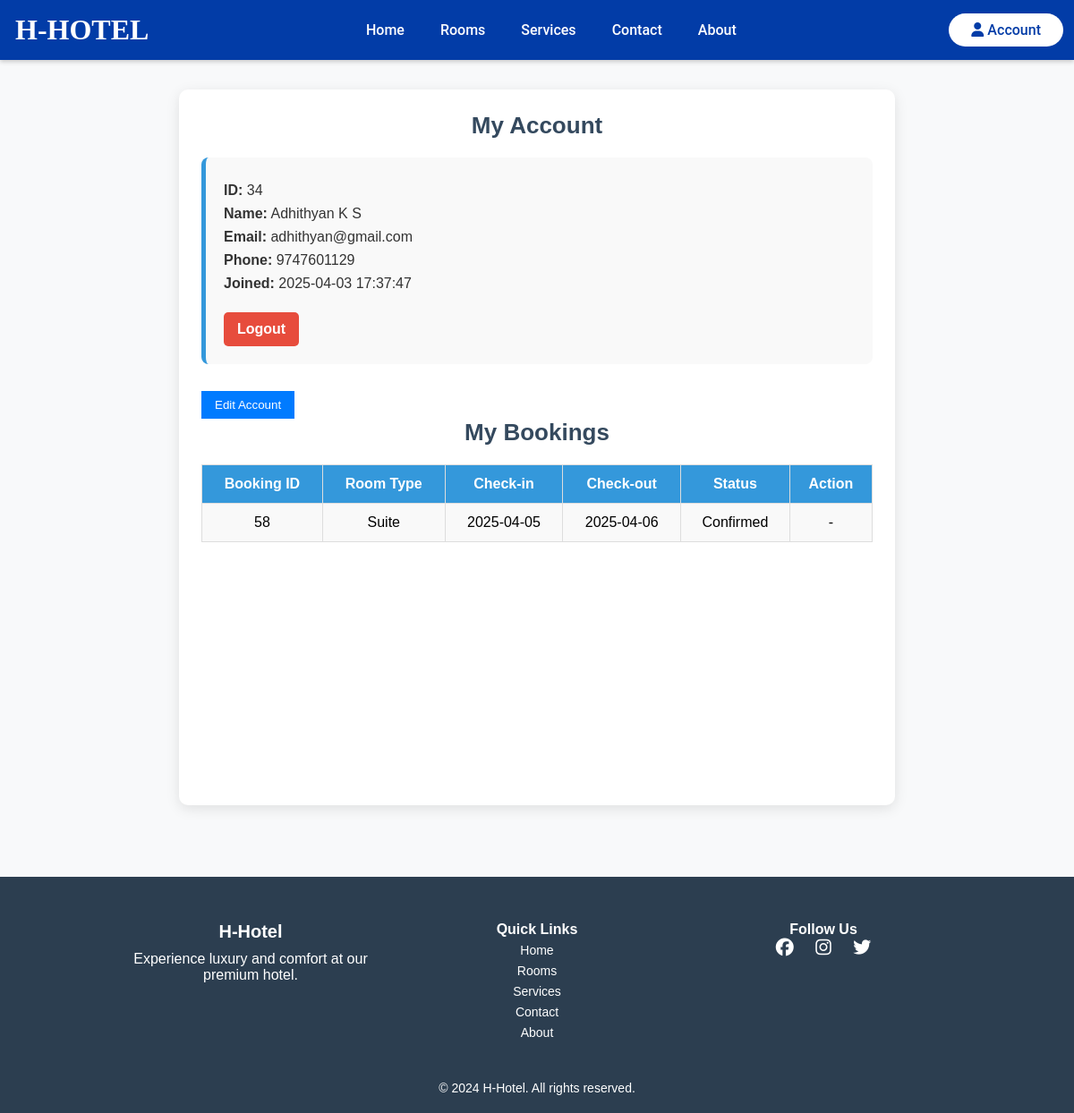
/account.php (signed in), run on an earlier commit of the app's database.
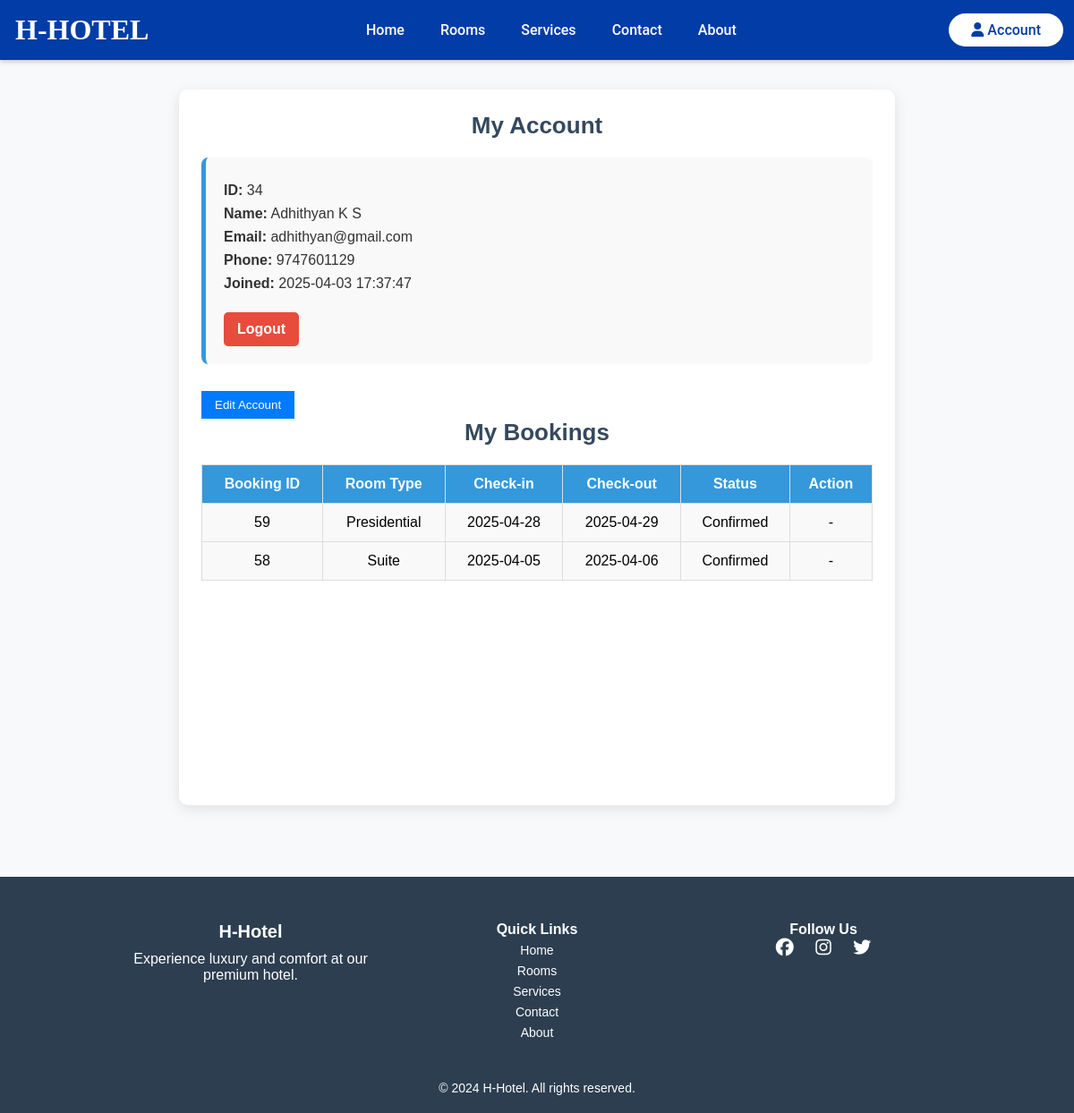
And on a later commit of the database.
### tables this page shows
CREATE TABLE `bookings` (
  `booking_id` int(11) NOT NULL,
  `user_id` int(11) DEFAULT NULL,
  `room_id` int(11) NOT NULL,
  `check_in_date` date NOT NULL,
  `check_out_date` date NOT NULL,
  `total_price` decimal(10,0) NOT NULL,
  `status` enum('pending','confirmed','canceled') DEFAULT 'pending',
  `booked_at` timestamp NOT NULL DEFAULT current_timestamp() ON UPDATE current_timestamp(),
  `booking_source` enum('online','offline') DEFAULT 'online',
  `admin_id` int(11) DEFAULT NULL,
  `breakfast` enum('Yes','No') DEFAULT 'No',
  `breakfast_time` time DEFAULT NULL,
  `dinner` enum('Yes','No') DEFAULT 'No',
  `dinner_time` time DEFAULT NULL,
  `additional_services` text DEFAULT NULL
);

CREATE TABLE `rooms` (
  `room_id` int(11) NOT NULL,
  `room_type` varchar(50) NOT NULL
);

### account.php (the view, shortened to what this page needs)
<?php
include 'includes/config.php';
if (isset($_SESSION['user_id'])) {
    $user_id = $_SESSION['user_id'];
    $query = "SELECT * FROM users WHERE user_id = ?";
    $stmt = $conn->prepare($query);
    $stmt->bind_param("i", $user_id);
    $stmt->execute();
    $result = $stmt->get_result();
    $user = $result->fetch_assoc();
} else {
    header("Location: login.php");
    exit();
}
?>
<!DOCTYPE html>
<html lang="en">
<head>
    <link rel="stylesheet" href="css/nav.css">
    <link rel="stylesheet" href="css/footer.css">
    <link rel="stylesheet" href="css/account.css">
</head>
<body>
<?php include 'includes/header.php'; ?>
<main class="account-container">
    <div class="account-card">
        <h2>My Account</h2>
        <div class="user-info">
            <p><strong>ID:</strong> <?= $user['user_id']; ?></p>
            <p><strong>Name:</strong> <span id="display_name"><?= $user['name']; ?></span></p>
            <p><strong>Email:</strong> <span id="display_email"><?= $user['email']; ?></span></p>
            <p><strong>Phone:</strong> <span id="display_phone"><?= $user['phone']; ?></span></p>
            <p><strong>Joined:</strong> <?= $user['created_at']; ?></p>
            <a href="includes/logout.php" class="logout-btn">Logout</a>
        </div>
        <button id="editAccountBtn" class="edit-btn">Edit Account</button>
        <h2>My Bookings</h2>
        <?php
        $query = "SELECT b.*, r.room_type
                  FROM bookings b
                  JOIN rooms r ON b.room_id = r.room_id
                  WHERE b.user_id = ? AND (b.status = 'confirmed' OR b.status = 'canceled')
                  ORDER BY b.booked_at DESC";
        $stmt = $conn->prepare($query);
        $stmt->bind_param("i", $user_id);
        $stmt->execute();
        $result = $stmt->get_result();
        if ($result->num_rows > 0) {
            echo "<table class='bookings-table'>
                    <tr>
                        <th>Booking ID</th>
                        <th>Room Type</th>
                        <th>Check-in</th>
                        <th>Check-out</th>
                        <th>Status</th>
                        <th>Action</th>
                    </tr>";
            while ($row = $result->fetch_assoc()) {
                $booking_id = $row['booking_id'];
                $room_type = $row['room_type'];
                $check_in = $row['check_in_date'];
                $check_out = $row['check_out_date'];
                $status = ucfirst($row['status']);
                echo "<tr>
                        <td>$booking_id</td>
                        <td>$room_type</td>
                        <td>$check_in</td>
                        <td>$check_out</td>
                        <td>$status</td>
                        <td>";
                if ($status == 'Confirmed' && strtotime($check_in) > time()) {
                    echo "<form action='cancel_booking.php' method='POST' onsubmit='return confirm(\"Are you sure you want to cancel this booking?\")'>
                            <input type='hidden' name='booking_id' value='$booking_id'>
                            <button type='submit' class='cancel-btn'>Cancel</button>
                          </form>";
                } else {
                    echo "-";
                }
                echo "</td></tr>";
            }
            echo "</table>";
        } else {
            echo "<p class='no-bookings'>You have no bookings.</p>";
        }
        ?>
    </div>
</main>
<?php include 'includes/footer.php'; ?>
</body>
</html>

What changed in the data, as far as the page shows it:
added bookings: booking_id "59", room.room_type "Presidential", check_in_date "2025-04-28", check_out_date "2025-04-29", status "Confirmed"
